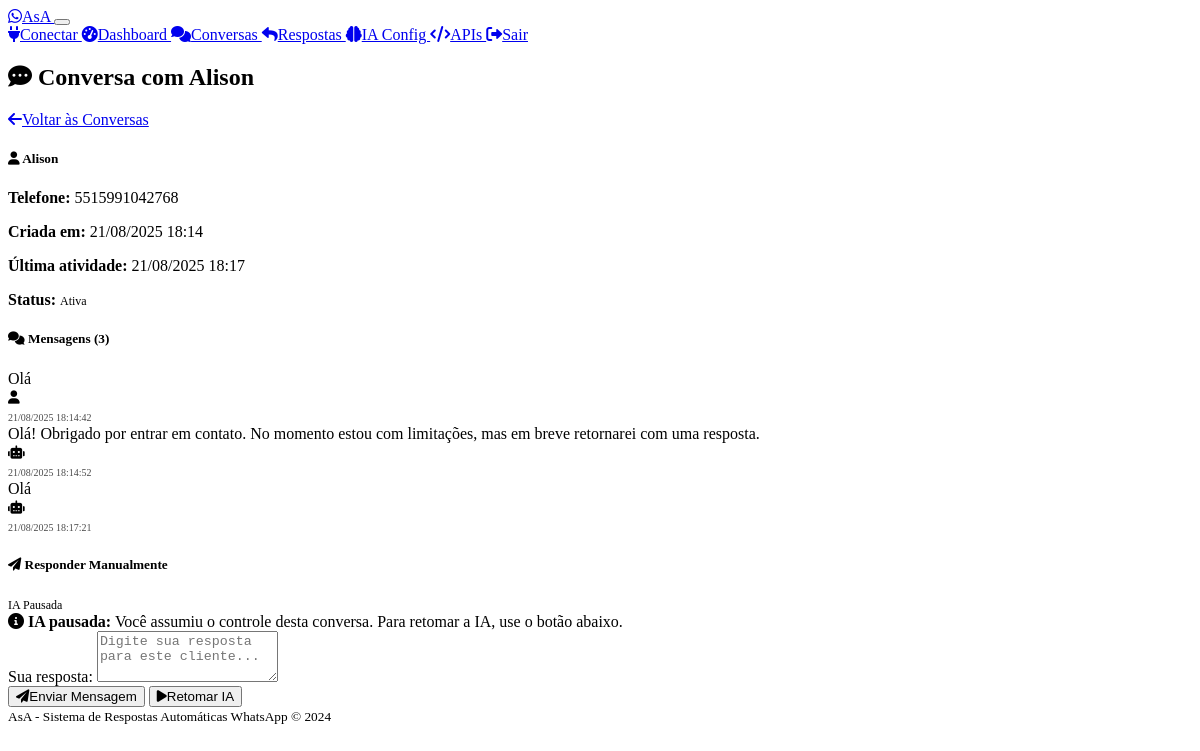
The page /admin/conversation/1 (signed in) on the database its author committed.
### models.py (models this page shows)
class Conversation(db.Model):
    id = db.Column(db.Integer, primary_key=True)
    phone_number = db.Column(db.String(20), nullable=False)
    contact_name = db.Column(db.String(100))
    created_at = db.Column(db.DateTime, default=datetime.utcnow)
    updated_at = db.Column(db.DateTime, default=datetime.utcnow, onupdate=datetime.utcnow)
    is_active = db.Column(db.Boolean, default=True)
    ai_paused = db.Column(db.Boolean, default=False)  # True when human takes over
    paused_at = db.Column(db.DateTime)  # When AI was paused
    messages = db.relationship('Message', backref='conversation', lazy=True, cascade='all, delete-orphan')

class Message(db.Model):
    id = db.Column(db.Integer, primary_key=True)
    conversation_id = db.Column(db.Integer, db.ForeignKey('conversation.id'), nullable=False)
    content = db.Column(db.Text, nullable=False)
    is_from_user = db.Column(db.Boolean, nullable=False)  # True if from user, False if from bot
    message_type = db.Column(db.String(20), default='text')  # text, image, audio, etc.
    timestamp = db.Column(db.DateTime, default=datetime.utcnow)
    response_type = db.Column(db.String(20))  # 'standard', 'ai', or None for user messages

### routes.py (the view)
    def decorated_function(*args, **kwargs):
        if not session.get('admin_logged_in'):
            return redirect(url_for('admin_login'))
        return f(*args, **kwargs)

### routes.py (called while the page is built)
def admin_required(f):
    def decorated_function(*args, **kwargs):
        if not session.get('admin_logged_in'):
            return redirect(url_for('admin_login'))
        return f(*args, **kwargs)
    decorated_function.__name__ = f.__name__
    return decorated_function

@app.route('/admin/conversation/<int:conversation_id>')
@admin_required
def view_conversation(conversation_id):
    conversation = Conversation.query.get_or_404(conversation_id)
    messages = Message.query.filter_by(
        conversation_id=conversation_id
    ).order_by(Message.timestamp.asc()).all()
    return render_template('conversation_detail.html',
                         conversation=conversation, messages=messages)

@app.context_processor
def inject_admin_status():
    return {'admin_logged_in': session.get('admin_logged_in', False)}

### templates/conversation_detail.html (shortened to what this page needs)
{% extends "base.html" %}
{% block content %}
<div class="d-flex justify-content-between align-items-center mb-4">
    <h2>
        <i class="fas fa-comment-dots me-2"></i>
        Conversa com {{ conversation.contact_name or 'Contato' }}
    </h2>
    <a href="{{ url_for('admin_conversations') }}" class="btn btn-outline-secondary">
        <i class="fas fa-arrow-left me-2"></i>Voltar às Conversas
    </a>
</div>
<div class="card mb-4">
    <div class="card-body">
        <div class="row">
            <div class="col-md-6">
                <h5 class="card-title">
                    <i class="fas fa-user me-2"></i>
                    {{ conversation.contact_name or 'Sem nome' }}
                </h5>
                <p class="card-text">
                    <strong>Telefone:</strong>
                    <span class="font-monospace">{{ conversation.phone_number }}</span>
                </p>
            </div>
            <div class="col-md-6">
                <p class="card-text">
                    <strong>Criada em:</strong>
                    {{ conversation.created_at.strftime('%d/%m/%Y %H:%M') }}
                </p>
                <p class="card-text">
                    <strong>Última atividade:</strong>
                    {{ conversation.updated_at.strftime('%d/%m/%Y %H:%M') }}
                </p>
                <p class="card-text">
                    <strong>Status:</strong>
                    {% if conversation.is_active %}
                        <span class="badge bg-success">Ativa</span>
                    {% else %}
                        <span class="badge bg-secondary">Inativa</span>
                    {% endif %}
                </p>
            </div>
        </div>
    </div>
</div>
<div class="card">
    <div class="card-header">
        <h5 class="mb-0">
            <i class="fas fa-comments me-2"></i>
            Mensagens ({{ messages|length }})
        </h5>
    </div>
    <div class="card-body">
        {% if messages %}
            <div class="chat-container" style="max-height: 600px; overflow-y: auto;">
                {% for message in messages %}
                <div class="message-item mb-3 {% if message.is_from_user %}message-user{% else %}message-system{% endif %}">
                    <div class="row">
                        <div class="col-{% if message.is_from_user %}8{% else %}8 offset-4{% endif %}">
                            <div class="card {% if message.is_from_user %}bg-primary{% else %}bg-secondary{% endif %}">
                                <div class="card-body py-2">
                                    <div class="d-flex justify-content-between align-items-start">
                                        <div class="message-content flex-grow-1">
                                            {{ message.content }}
                                        </div>
                                        <small class="text-{% if message.is_from_user %}light{% else %}muted{% endif %} ms-2">
                                            <i class="fas fa-{% if message.is_from_user %}user{% else %}robot{% endif %} me-1"></i>
                                        </small>
                                    </div>
                                    <div class="message-timestamp">
                                        <small class="text-{% if message.is_from_user %}light{% else %}muted{% endif %}">
                                            {{ message.timestamp.strftime('%d/%m/%Y %H:%M:%S') }}
                                        </small>
                                    </div>
                                </div>
                            </div>
                        </div>
                    </div>
                </div>
                {% endfor %}
            </div>
        {% else %}
            <div class="text-center py-5">
                <i class="fas fa-comment fa-5x text-muted mb-4"></i>
                <h4>Nenhuma mensagem encontrada</h4>
                <p class="text-muted">Esta conversa ainda não possui mensagens.</p>
            </div>
        {% endif %}
    </div>
</div>
<div class="card mt-4">
    <div class="card-header">
        <div class="d-flex justify-content-between align-items-center">
            <h5 class="mb-0">
                <i class="fas fa-paper-plane me-2"></i>
                Responder Manualmente
            </h5>
            {% if conversation.ai_paused %}
                <span class="badge bg-warning">IA Pausada</span>
            {% else %}
                <span class="badge bg-info">IA Ativa</span>
            {% endif %}
        </div>
    </div>
    <div class="card-body">
        {% if conversation.ai_paused %}
            <div class="alert alert-warning">
                <i class="fas fa-info-circle me-2"></i>
                <strong>IA pausada:</strong> Você assumiu o controle desta conversa. Para retomar a IA, use o botão abaixo.
            </div>
        {% endif %}
        <form action="{{ url_for('send_manual_message', conversation_id=conversation.id) }}" method="POST">
            <div class="mb-3">
                <label for="message_text" class="form-label">Sua resposta:</label>
                <textarea class="form-control" id="message_text" name="message_text" rows="3"
                          placeholder="Digite sua resposta para este cliente..." required></textarea>
            </div>
            <div class="d-flex gap-2">
                <button type="submit" class="btn btn-primary">
                    <i class="fas fa-paper-plane me-2"></i>Enviar Mensagem
                </button>
                {% if conversation.ai_paused %}
                    <form method="POST" action="{{ url_for('toggle_ai_for_conversation', conversation_id=conversation.id) }}"
                          style="display: inline-block;">
                        <button type="submit" class="btn btn-success">
                            <i class="fas fa-play me-2"></i>Retomar IA
                        </button>
                    </form>
                {% endif %}
            </div>
        </form>
    </div>
</div>
{% endblock %}

### templates/base.html (shortened to what this page needs)
<!DOCTYPE html>
<html lang="pt-BR" data-bs-theme="dark">
<head>
    <link href="https://cdn.replit.com/agent/bootstrap-agent-dark-theme.min.css" rel="stylesheet">
    <link rel="stylesheet" href="https://cdnjs.cloudflare.com/ajax/libs/font-awesome/6.0.0/css/all.min.css">
    <link rel="stylesheet" href="{{ url_for('static', filename='css/custom.css') }}">
</head>
<body>
    <nav class="navbar navbar-expand-lg navbar-dark bg-dark">
        <div class="container">
            <a class="navbar-brand" href="{{ url_for('index') }}">
                <i class="fab fa-whatsapp text-success me-2"></i>AsA
            </a>
            <button class="navbar-toggler" type="button" data-bs-toggle="collapse" data-bs-target="#navbarNav">
            </button>
            <div class="collapse navbar-collapse" id="navbarNav">
                <div class="navbar-nav ms-auto">
                    <a class="nav-link" href="{{ url_for('index') }}">
                        <i class="fas fa-plug me-1"></i>Conectar
                    </a>
                    <a class="nav-link" href="{{ url_for('dashboard') }}">
                        <i class="fas fa-tachometer-alt me-1"></i>Dashboard
                    </a>
                    {% if admin_logged_in %}
                        <a class="nav-link" href="{{ url_for('admin_conversations') }}">
                            <i class="fas fa-comments me-1"></i>Conversas
                        </a>
                        <a class="nav-link" href="{{ url_for('admin_responses') }}">
                            <i class="fas fa-reply me-1"></i>Respostas
                        </a>
                        <a class="nav-link" href="{{ url_for('ai_config') }}">
                            <i class="fas fa-brain me-1"></i>IA Config
                        </a>
                        <a class="nav-link" href="{{ url_for('whatsapp_apis') }}">
                            <i class="fas fa-code me-1"></i>APIs
                        </a>
                        <a class="nav-link" href="{{ url_for('admin_logout') }}">
                            <i class="fas fa-sign-out-alt me-1"></i>Sair
                        </a>
                    {% else %}
                        <a class="nav-link" href="{{ url_for('admin_login') }}">
                            <i class="fas fa-user-shield me-1"></i>Admin
                        </a>
                    {% endif %}
                </div>
            </div>
        </div>
    </nav>
    <main class="container mt-4">
        {% block content %}{% endblock %}
    </main>
    <footer class="bg-dark text-center py-3 mt-5">
        <div class="container">
            <small class="text-muted">
                AsA - Sistema de Respostas Automáticas WhatsApp &copy; 2024
            </small>
        </div>
    </footer>
</body>
</html>

### static/css/custom.css (style rules this page uses)
:root { --asa-primary: #25d366; --asa-secondary: #128c7e; --asa-accent: #075e54; --asa-light: #dcf8c6; }
.message-timestamp { font-size: 0.75rem; opacity: 0.7; margin-top: 0.25rem; }
.badge { font-size: 0.75em; font-weight: 500; }

### rows shown on the page
Conversation: contact_name "Alison", phone_number "5515991042768", created_at "21/08/2025 18:14", updated_at "21/08/2025 18:17"
Message: content "Olá", is_from_user True (drawn), timestamp "21/08/2025 18:14:42"
Message: content "Olá! Obrigado por entrar em contato. No momento estou com limitações, mas em breve retornarei com uma resposta.", is_from_user False (drawn), timestamp "21/08/2025 18:14:52"
Message: content "Olá", is_from_user False (drawn), timestamp "21/08/2025 18:17:21"

### other values the page prints
{{ messages|length }} "3"
